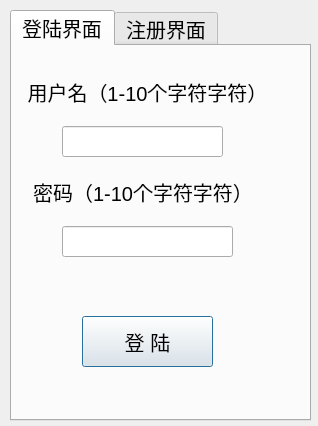
<?xml version="1.0" encoding="UTF-8"?>
<ui version="4.0">
 <class>LoginDialog</class>
 <widget class="QDialog" name="LoginDialog">
  <property name="geometry">
   <rect>
    <x>0</x>
    <y>0</y>
    <width>318</width>
    <height>426</height>
   </rect>
  </property>
  <property name="font">
   <font>
    <pointsize>9</pointsize>
   </font>
  </property>
  <property name="windowTitle">
   <string>用户登陆注册</string>
  </property>
  <widget class="QTabWidget" name="tabWidget">
   <property name="geometry">
    <rect>
     <x>10</x>
     <y>10</y>
     <width>301</width>
     <height>411</height>
    </rect>
   </property>
   <property name="font">
    <font>
     <pointsize>15</pointsize>
    </font>
   </property>
   <property name="currentIndex">
    <number>0</number>
   </property>
   <widget class="QWidget" name="tab">
    <attribute name="title">
     <string>登陆界面</string>
    </attribute>
    <widget class="QLabel" name="label">
     <property name="geometry">
      <rect>
       <x>10</x>
       <y>20</y>
       <width>261</width>
       <height>51</height>
      </rect>
     </property>
     <property name="text">
      <string> 用户名（1-10个字符字符）</string>
     </property>
    </widget>
    <widget class="QLineEdit" name="Username">
     <property name="geometry">
      <rect>
       <x>50</x>
       <y>80</y>
       <width>161</width>
       <height>31</height>
      </rect>
     </property>
     <property name="text">
      <string/>
     </property>
    </widget>
    <widget class="QLabel" name="label_2">
     <property name="geometry">
      <rect>
       <x>10</x>
       <y>120</y>
       <width>261</width>
       <height>51</height>
      </rect>
     </property>
     <property name="text">
      <string>  密码（1-10个字符字符）</string>
     </property>
    </widget>
    <widget class="QLineEdit" name="Password">
     <property name="geometry">
      <rect>
       <x>50</x>
       <y>180</y>
       <width>171</width>
       <height>31</height>
      </rect>
     </property>
     <property name="text">
      <string/>
     </property>
    </widget>
    <widget class="QPushButton" name="LoginInButton">
     <property name="geometry">
      <rect>
       <x>70</x>
       <y>270</y>
       <width>131</width>
       <height>51</height>
      </rect>
     </property>
     <property name="text">
      <string>登 陆</string>
     </property>
    </widget>
   </widget>
   <widget class="QWidget" name="tab_2">
    <attribute name="title">
     <string>注册界面</string>
    </attribute>
    <widget class="QLineEdit" name="NewPassword">
     <property name="geometry">
      <rect>
       <x>60</x>
       <y>140</y>
       <width>171</width>
       <height>31</height>
      </rect>
     </property>
     <property name="text">
      <string/>
     </property>
    </widget>
    <widget class="QLineEdit" name="NewUsername">
     <property name="geometry">
      <rect>
       <x>60</x>
       <y>70</y>
       <width>161</width>
       <height>31</height>
      </rect>
     </property>
     <property name="text">
      <string/>
     </property>
    </widget>
    <widget class="QLabel" name="label_3">
     <property name="geometry">
      <rect>
       <x>20</x>
       <y>110</y>
       <width>261</width>
       <height>31</height>
      </rect>
     </property>
     <property name="text">
      <string>  密码（1-10个字符字符）</string>
     </property>
    </widget>
    <widget class="QPushButton" name="CreateCount">
     <property name="geometry">
      <rect>
       <x>70</x>
       <y>320</y>
       <width>131</width>
       <height>51</height>
      </rect>
     </property>
     <property name="text">
      <string>注 册</string>
     </property>
    </widget>
    <widget class="QLabel" name="label_4">
     <property name="geometry">
      <rect>
       <x>20</x>
       <y>30</y>
       <width>251</width>
       <height>31</height>
      </rect>
     </property>
     <property name="text">
      <string> 用户名（1-10个字符字符）</string>
     </property>
    </widget>
    <widget class="QLineEdit" name="RootPassword">
     <property name="geometry">
      <rect>
       <x>60</x>
       <y>230</y>
       <width>171</width>
       <height>31</height>
      </rect>
     </property>
     <property name="inputMethodHints">
      <set>Qt::ImhNone</set>
     </property>
     <property name="text">
      <string/>
     </property>
    </widget>
    <widget class="QLabel" name="label_5">
     <property name="geometry">
      <rect>
       <x>10</x>
       <y>190</y>
       <width>261</width>
       <height>31</height>
      </rect>
     </property>
     <property name="text">
      <string>root密码（1-10个字符字符）</string>
     </property>
    </widget>
   </widget>
  </widget>
 </widget>
 <resources/>
 <connections/>
</ui>
